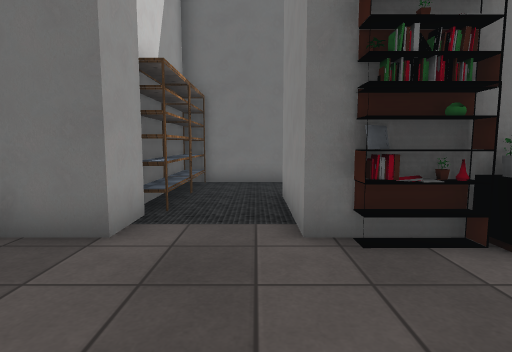
view 1 (above)

12 first-person views from a walk through a 3-D level made in the Unity game engine. The camera is 1.2 m above the floor, tilts 6° down and sees 80° across. The floor is counted in squares, 1 m on a side. Each view is taken from the middle of a square. On the plan, view 1 faces up. The plan holds only what a view shows up to about 13 squares ahead; the rest is blank. The place goes on beyond the plan. Some surface patterns are stand-ins.

view 2
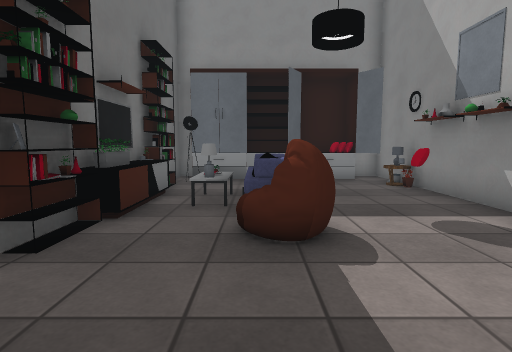

view 3
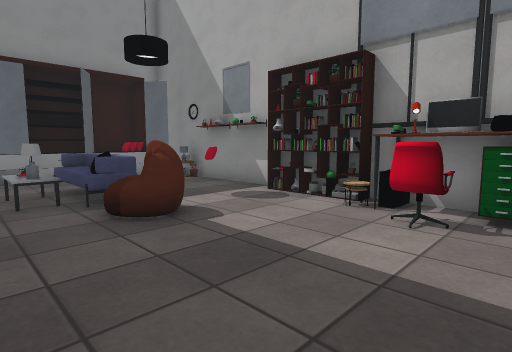

view 4
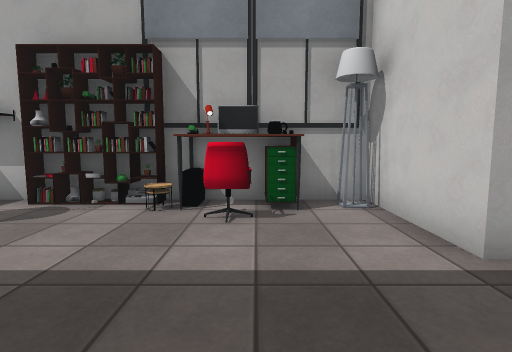

view 5
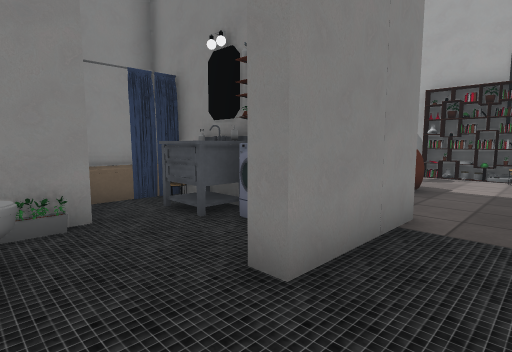

view 6
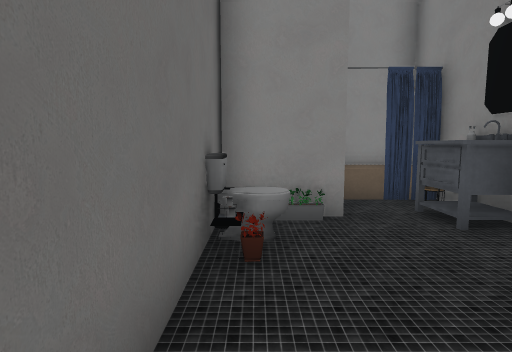

view 7
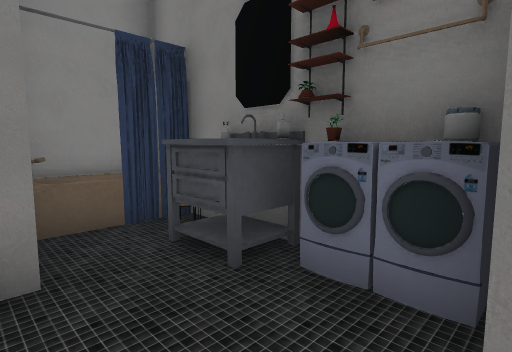

view 8
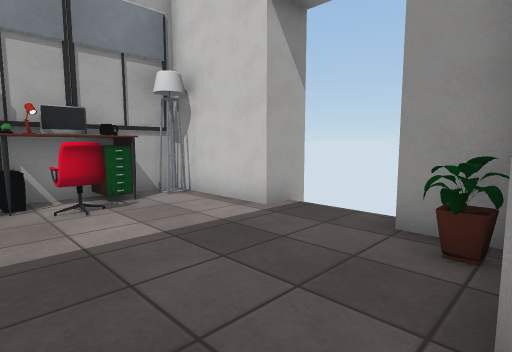

view 9
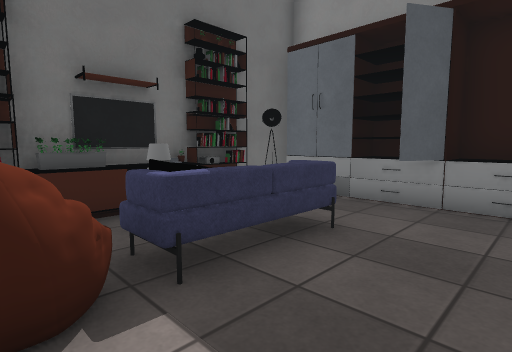

view 10
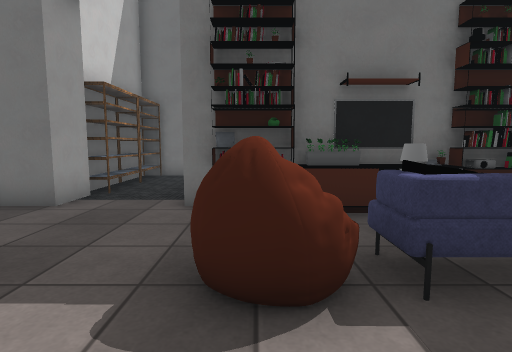

view 11
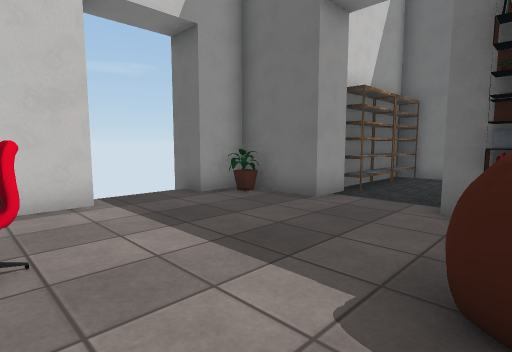

view 12
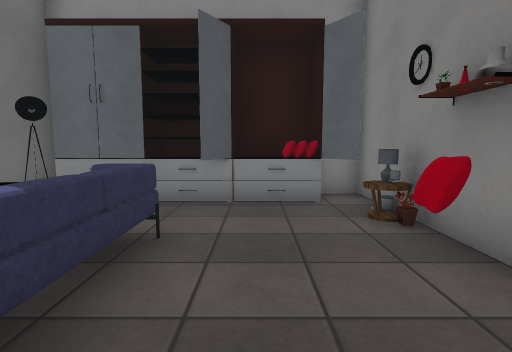

### Floor plan
Key: @ floor where view 1 was taken; # wall or solid block; x gap in a wall; . floor; ^ raised ledge; S shelf; C console; F sofa; T table; H chair; E desk; M computer; I toilet; B bathtub; U curtain; O other object.
Columns run from 5 left of view 1 to 10 right of it. Each row starts with its distance up from view 1.
 10    #######
  9    #...OI#
  8    #.....#
  7    #..#....B#
  6    #..##^^.U#
  5    #..#OSO#U##
  4 ####..#SOOOSO###
  3 #O......OOC..OO#
  2  ........# ..OO
  1  ......OFFFF.OO
  0 x....@.OFFFF.OO
 -1 #............OO
 -2 #..HH....#.OOOO
 -3 ##EMOSSS....TO #
 -4  ###############

Positions as (right, up) in squares from view 1, and headings:
1: (0, 0), facing up
2: (-2, 1), facing right
3: (-3, 3), facing down-right
4: (-2, 3), facing down
5: (-1, 9), facing down-right
6: (-1, 9), facing right
7: (1, 8), facing down-right
8: (0, 4), facing down-left
9: (2, -2), facing up-right
10: (2, -2), facing up
11: (2, -2), facing up-left
12: (2, -1), facing right
